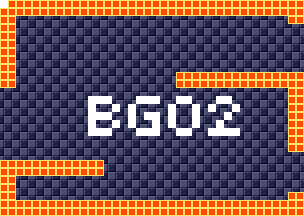

Below is a game level as drawn by its tile map, then a one-line description and the .tmx that defines it (tile-layer data replaced by summaries):
An orthogonal 38x27 tile map with 8x8 px tiles, 4 tile layers (background, foreground, room numbers, Objects), 15 tilesets.

<map version="1.5" tiledversion="1.7.1" orientation="orthogonal" renderorder="right-down" width="38" height="27" tilewidth="8" tileheight="8" infinite="0" nextlayerid="11" nextobjectid="1">
 <tileset firstgid="1" source="tilesheets/tsKarniMata.tsx" />
 <tileset firstgid="1025" source="tilesheets/tsVoodooWasp.tsx" />
 <tileset firstgid="2049" source="tilesheets/tsBurial.tsx" />
 <tileset firstgid="3073" source="tilesheets/tsBlueTemple.tsx" />
 <tileset firstgid="4097" source="tilesheets/tsGoddess.tsx" />
 <tileset firstgid="5121" source="tilesheets/tsKonark.tsx" />
 <tileset firstgid="6145" name="sEnemies" tilewidth="8" tileheight="8" tilecount="1024" columns="32">
  <image source="../grapx/tilesheets/sObjects.bmp" trans="ff94ff" width="256" height="256" />
 </tileset>
 <tileset firstgid="7169" source="tilesheets/tsIceTemple.tsx" />
 <tileset firstgid="8193" source="tilesheets/tsLavaArea.tsx" />
 <tileset firstgid="9217" source="tilesheets/tsBossArea.tsx" />
 <tileset firstgid="10241" source="tilesheets/tsPegu.tsx" />
 <tileset firstgid="11265" source="tilesheets/sTiwanakuTemple.tsx" />
 <tileset firstgid="12289" source="tilesheets/sIndraTemple.tsx" />
 <tileset firstgid="13313" source="tilesheets/sTeleport.tsx" />
 <tileset firstgid="14337" source="tilesheets/sObjects.tsx" />
 <layer id="2" name="background" width="38" height="27">
  <data>[1026 cells, 1026 non-empty, 2 distinct tile ids]</data>
 </layer>
 <layer id="1" name="foreground" width="38" height="27">
  <data>[1026 cells, 254 non-empty, 1 distinct tile ids]</data>
 </layer>
 <layer id="7" name="room numbers" width="38" height="27">
  <data>[1026 cells, 46 non-empty, 1 distinct tile ids]</data>
 </layer>
 <layer id="10" name="Objects" width="38" height="27">
  <data>[1026 cells, 0 non-empty, 0 distinct tile ids]</data>
 </layer>
</map>
